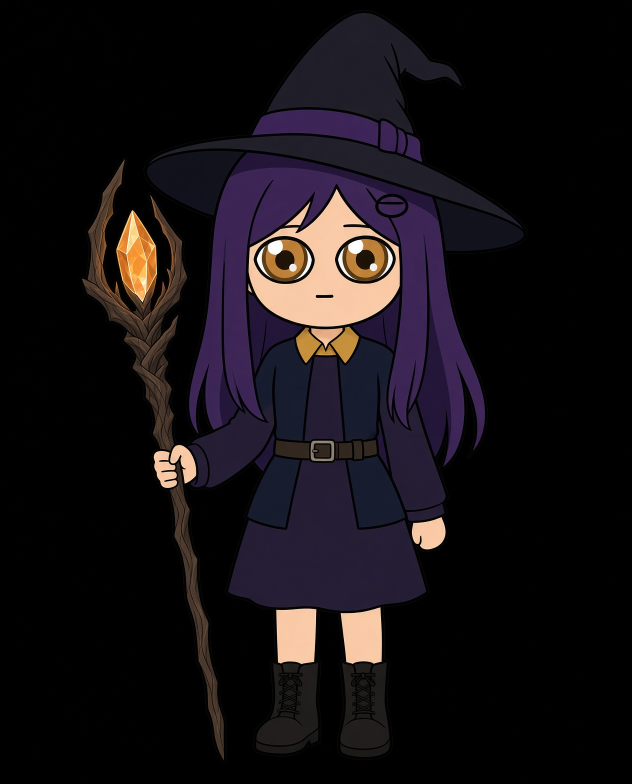
#> input picture ref/katherina/katherina_grok.jpg, 1264 x 1568 px, found by its file name (shown at 1/2 size)
$ python trace_jacket.py
#> lines starting #> are read from the running program, lines starting #| are printed output that depends on the picture; after the words box and inside, x2 and y2 are one past the last pixel; in counts of white or black regions, pixels touching at a corner belong together
### .claude/skills/trace-reference/trace_lib.py
"""Reusable pieces of the reference-tracing pipeline.

Generalized out of `harness/trace/trace.py`, `contour.py`, `fit.py`, and
`emit.py`, which hardcoded one reference (`ref/satoshi-real.jpg`) and one
calibration. This module takes the reference path and the calibration as
arguments instead, so it works for any new part (a hat, a prop, a new
hairstyle) without copy-pasting the pipeline again.

The method, in one paragraph: pick two unambiguous points on the reference
to fix a coordinate system in head-radius units (origin + scale), same units
`character.py` already draws in. Threshold the reference into ink/not-ink.
Walk a scan (radial from an anchor, or column-by-column, whichever suits the
shape) to measure how far the ink reaches at each step: that is the raw
silhouette, in the SAME units the shape code uses, so porting it is pasting
numbers, not a fitting problem. Simplify the raw scan to a handful of marks
(Douglas-Peucker), least-squares fit one quadratic control point per segment
between consecutive marks, and emit the result as `Point`/`Segment` literals
ready to paste into a `_part_name()` function.

Nothing here calls an image model or touches the network. It is pixel
thresholding and curve fitting, the same kind of code `contour.py` already
shipped; this module just stops assuming one reference file.
"""

from __future__ import annotations

import math

import numpy as np
from PIL import Image


# [116 lines left out: functions load_ink, calibrate_two_points, radial_profile, column_profile, not called in this run]


def _polar(deg: float, r: float) -> tuple[float, float]:
    a = math.radians(deg)
    return (math.sin(a) * r, -math.cos(a) * r)


def simplify(points: list[tuple[float, float]], tol: float) -> list[int]:
    """Douglas-Peucker on an xy point list; returns kept INDICES.

    Keeps whatever sits furthest from the chord between the current
    endpoints, recursively, which is exactly what a tip or a notch is, unlike
    thinning by local prominence (tried first in `fit.py`'s own history,
    silently ate a whole sawtooth of real detail on Satoshi's crop; see that
    module's docstring). `tol` is in the same units as `points` (head radii,
    if that is what was passed in): start around 0.03-0.07 and look at the
    result, this project has never picked it analytically.
    """

    def rec(lo: int, hi: int) -> list[int]:
        if hi - lo < 2:
            return [lo]
        ax, ay = points[lo]
        bx, by = points[hi]
        dx, dy = bx - ax, by - ay
        n = math.hypot(dx, dy) or 1e-9
        worst, at = -1.0, lo
        for i in range(lo + 1, hi):
            px, py = points[i]
            dist = abs(dx * (ay - py) - (ax - px) * dy) / n
            if dist > worst:
                worst, at = dist, i
        if worst <= tol:
            return [lo]
        return rec(lo, at) + rec(at, hi)

    return [*rec(0, len(points) - 1), len(points) - 1]


def fit_chain(
    xy_points: list[tuple[float, float]], mark_indices: list[int]
) -> tuple[tuple[float, float], list[tuple[tuple[float, float], tuple[float, float]]]]:
    """One least-squares quadratic control point per segment between marks.

    Endpoints pinned to the marked points (exact, not fitted); the single
    free control point per segment is a linear least-squares problem, solved
    directly rather than by search. Placing the control at the segment's own
    midpoint (the obvious first guess) bulges every edge outside the true
    contour; see `fit.py`'s docstring for why that failed here before.
    Returns `(start, segments)` in this project's own `Point`/`Segment`
    shape, ready for `emit_chain` or for `character.py` directly.
    """
    marks = [xy_points[i] for i in mark_indices]
    start = marks[0]
    segs = []
    for j in range(len(marks) - 1):
        p0, p2 = marks[j], marks[j + 1]
        lo, hi = mark_indices[j], mark_indices[j + 1]
        between = xy_points[lo + 1 : hi]
        if not between:
            mid = ((p0[0] + p2[0]) / 2, (p0[1] + p2[1]) / 2)
            segs.append((mid, p2))
            continue
        num = np.zeros(2)
        den = 0.0
        n = len(between) + 1
        for k, (px, py) in enumerate(between, start=1):
            t = k / n
            w = 2 * (1 - t) * t
            q = np.array((px, py))
            res = q - (1 - t) ** 2 * np.array(p0) - t**2 * np.array(p2)
            num += w * res
            den += w * w
        c = (num / den) if den > 1e-9 else (np.array(p0) + np.array(p2)) / 2
        segs.append(((float(c[0]), float(c[1])), p2))
    return start, segs


def boundary(mask: np.ndarray) -> list[tuple[int, int]]:
    """The ordered outer boundary of `mask`'s largest blob, as (x, y) pixels.

    Moore-neighbour tracing, clockwise on screen, starting from the blob's
    topmost-leftmost pixel. A radial or column scan can only describe a shape
    that is a single-valued function of angle or of x; a brim seen from below,
    a crown whose tip curls back over itself, or a crescent-shaped patch is
    not, and needs its contour walked instead. Isolate the object first (a
    connected-component label of the non-outline fill, grown back by half an
    outline width so the boundary lands on the stroke's centre line): tracing
    a threshold of a composite image walks whatever touches the object too.
    """
    m = np.pad(mask.astype(bool), 1)
    labels, n = _label(m)
    if n > 1:
        sizes = np.bincount(labels.ravel())
        sizes[0] = 0
        m = labels == int(np.argmax(sizes))
    ys, xs = np.nonzero(m)
    i = int(np.lexsort((xs, ys))[0])
    start = (int(xs[i]), int(ys[i]))
    # neighbours clockwise on screen (y down), starting west
    nbrs = [(-1, 0), (-1, -1), (0, -1), (1, -1), (1, 0), (1, 1), (0, 1), (-1, 1)]
    out = [start]
    cur, back = start, 0  # we entered `start` scanning from the west
    for _ in range(4 * m.size):
        for k in range(8):
            d = (back + k) % 8
            nx, ny = cur[0] + nbrs[d][0], cur[1] + nbrs[d][1]
            if m[ny, nx]:
                # next search starts from the neighbour just before this one
                back = (d + 5) % 8
                cur = (nx, ny)
                break
        else:
            break  # isolated pixel
        if cur == start:
            break
        out.append(cur)
    return [(x - 1, y - 1) for x, y in out]


def _label(m: np.ndarray) -> tuple[np.ndarray, int]:
    from scipy import ndimage

    return ndimage.label(m)


def fit_closed(
    points: list[tuple[float, float]], tol: float
) -> tuple[tuple[float, float], list[tuple[tuple[float, float], tuple[float, float]]]]:
    """`simplify` + `fit_chain` for a closed contour (the output of `boundary`).

    Douglas-Peucker needs two distinct endpoints, and a closed loop's first
    and last point are the same one, so the loop is opened at its most
    distant pair: starting at the point farthest from the centroid (a tip,
    which should be a mark anyway) and splitting again at the point farthest
    from that. Each half is simplified on its own and the marks rejoined.
    """
    xy = np.asarray(points, dtype=float)
    c = xy.mean(0)
    s = int(np.argmax(((xy - c) ** 2).sum(1)))
    loop = [*points[s:], *points[:s], points[s]]
    far = int(np.argmax(((np.asarray(loop) - loop[0]) ** 2).sum(1)))
    first = simplify(loop[: far + 1], tol)
    second = [far + i for i in simplify(loop[far:], tol)]
    marks = sorted(set(first) | set(second))
    return fit_chain(loop, marks)


def sample_chain(
    start: tuple[float, float],
    segs: list[tuple[tuple[float, float], tuple[float, float]]],
    per_segment: int = 12,
) -> list[tuple[float, float]]:
    """Points along a fitted chain, for drawing it back over the reference."""
    out = [start]
    p0 = start
    for c, p2 in segs:
        for k in range(1, per_segment + 1):
            t = k / per_segment
            out.append(
                (
                    (1 - t) ** 2 * p0[0] + 2 * (1 - t) * t * c[0] + t**2 * p2[0],
                    (1 - t) ** 2 * p0[1] + 2 * (1 - t) * t * c[1] + t**2 * p2[1],
                )
            )
        p0 = p2
    return out


# [15 lines left out: function emit_chain, not called in this run]

### harness/clothes/trace_jacket.py
"""Trace the jacket's body (not its sleeves) off katherina_grok.jpg.

    ./harness/run.sh harness/clothes/trace_jacket.py

Each side of the jacket is one piece: the navy upper panel, carried down under
the belt into the lower panel that flares from it. What hides it, and how each
hidden stretch is carried:

- The sleeves share components 179/180 with the upper panels, with no outline
  between; they are purple where the panels are navy, so each pixel is split by
  hue (red above green is the sleeve's purple). The sleeves are C4's.
- The hair covers the upper panels' outer edges from the shoulder to the
  armpit. The panel there is the convex hull of its own visible navy, which
  carries the shoulder line and the side seam straight across the hair; any
  body a cut is worn on puts its own hair over that stretch too.
- The belt covers the join. Its rows are bridged edge to edge, measured just
  above and just below it (the staff's shaft behind the fist, again).

The seam lines are the outline-dark ink inside each upper panel's hull, away
from its boundary: where the sleeve's back meets the body.

Writes `out/clothes/jacket.json` (left piece, right piece, seam lines) and
`out/clothes/jacket_overlay.png`.
"""

from __future__ import annotations

import json
import sys
from pathlib import Path

import numpy as np
from PIL import Image, ImageDraw
from scipy import ndimage as ndi
from scipy.spatial import ConvexHull

sys.path.insert(0, str(Path(__file__).resolve().parents[2] / ".claude/skills/trace-reference"))
import trace_lib as tl  # noqa: E402

REF = Path(__file__).resolve().parents[2] / "ref-local/katherina_grok/katherina_grok.jpg"
OX, OY, SC = 650.0, 481.0, 173.7
OUT = Path("out/clothes")

rgb = np.asarray(Image.open(REF).convert("RGB")).astype(int)
r, g, b = rgb[..., 0], rgb[..., 1], rgb[..., 2]
s = rgb.sum(2)
lab, _ = ndi.label(s > 60)
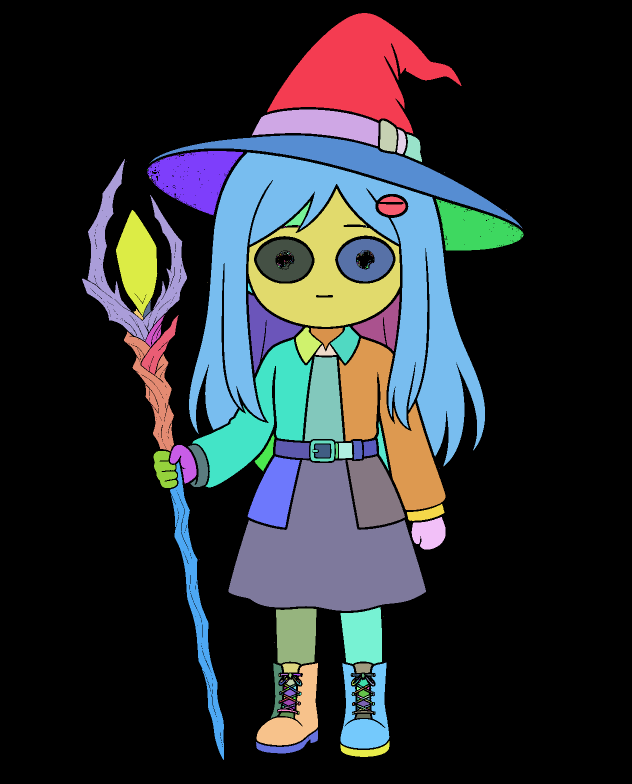
#> lab: shape (1568, 1264) int32 (shown at 1/2 size); 352 distinct labels, from 0 to 351; one colour per label, 0 black
disk = ndi.generate_binary_structure(2, 1)
ROWS = np.arange(s.shape[0])[:, None]
#> ROWS = 1568 values from 0 to 1567
COLS = np.arange(s.shape[1])[None, :]

BELT_TOP, BELT_BOT = 878, 925  # rows the belt covers, with its outline


def hull_mask(m: np.ndarray) -> np.ndarray:
    ys, xs = np.nonzero(m)
    h = ConvexHull(np.column_stack([xs, ys]))
    inside = np.ones(m.shape, bool)
    for a, bb, c in h.equations:
        inside &= a * COLS + bb * ROWS + c <= 0.5
    return inside


def edges(m: np.ndarray, rows: range) -> np.ndarray:
    out = []
    for y in rows:
        xs = np.nonzero(m[y])[0]
        if len(xs):
            out.append((xs.min(), xs.max()))
    return np.mean(out, axis=0)


result = {}
over = Image.fromarray(np.clip(rgb * 3.0, 0, 255).astype("uint8"))
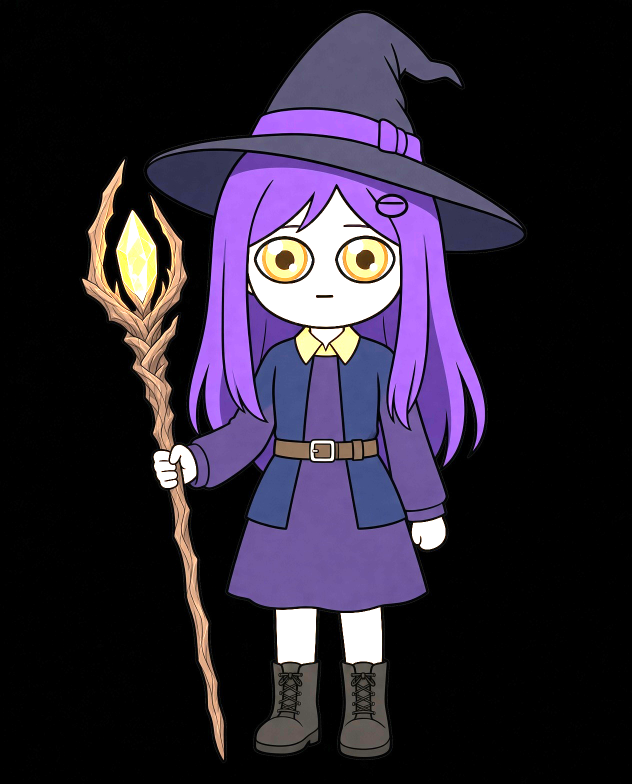
#> over: PIL image 1264x1568 RGB (shown at 1/2 size); mean R, G, B 43.4, 35.9, 50.9
d = ImageDraw.Draw(over)
for side, upper_id, lower_id in (("left", 180, 203), ("right", 179, 202)):
    comp = lab == upper_id
    navy = comp & ~(r > g + 3)
    navy = ndi.binary_opening(navy, disk, 2)
    navy &= ROWS < BELT_TOP  # the panel above the belt only
    # the sleeve's purple can leave navy specks out along the arm; keep the
    # panel's own blob
    nl, _ = ndi.label(navy)
    sizes = np.bincount(nl.ravel())
    sizes[0] = 0
    navy = nl == np.argmax(sizes)
    upper = hull_mask(navy) & (ROWS < BELT_TOP + 2)
    lower = ndi.binary_fill_holes(lab == lower_id)
    a0 = edges(upper, range(BELT_TOP - 10, BELT_TOP))
    b0 = edges(lower, range(BELT_BOT + 2, BELT_BOT + 12))
    bridge = np.zeros(s.shape, bool)
    y0, y1 = BELT_TOP - 4, BELT_BOT + 6
    for y in range(y0, y1):
        t = (y - y0) / (y1 - y0)
        lo, hi = (1 - t) * a0 + t * b0
        bridge[y, round(lo) : round(hi) + 1] = True
    piece = upper | bridge | lower
    piece = ndi.binary_fill_holes(ndi.binary_erosion(ndi.binary_dilation(piece, disk, 3), disk, 3))
    piece = ndi.binary_dilation(piece, disk, 3)
    pts = [((x - OX) / SC, (y - OY) / SC) for x, y in tl.boundary(piece)]
    start, segs = tl.fit_closed(pts, 0.010)
    result[side] = {"start": start, "segs": segs}
    d.line([(OX + x * SC, OY + y * SC) for x, y in tl.sample_chain(start, segs, 10)], fill="#00ff66", width=2)
    print(side, "segments", len(segs), "navy px", int(navy.sum()))

    # seam line: dark ink inside the upper hull, well away from its boundary
    inner = ndi.binary_erosion(upper, disk, 8)
    ink = inner & (s <= 60) & ~ndi.binary_dilation(lab == 8, disk, 4)
    il, n = ndi.label(ink, structure=np.ones((3, 3)))
    lines = []
    for i in range(1, n + 1):
        ys, xs = np.nonzero(il == i)
        # The collar's own outline runs inside the hull's top corner; the
        # seams are the long vertical strokes below it.
        if len(xs) < 60 or ys.mean() < 730:
            continue
        pts2 = np.column_stack([xs, ys]).astype(float)
        mu = pts2.mean(0)
        u = np.linalg.svd(pts2 - mu, full_matrices=False)[2][0]
        order = np.argsort((pts2 - mu) @ u)
        bins = np.array_split(order, 6)
        cl = [pts2[order[0]], *[pts2[bb].mean(0) for bb in bins if len(bb)], pts2[order[-1]]]
        h = [((x - OX) / SC, (y - OY) / SC) for x, y in cl]
        st, sg = tl.fit_chain(h, [0, len(h) // 2, len(h) - 1])
        lines.append({"start": st, "segs": sg, "px": len(xs)})
        d.line([(OX + x * SC, OY + y * SC) for x, y in tl.sample_chain(st, sg, 10)], fill="#ff2255", width=2)
    result[side + "_lines"] = lines
    print(side, "seam lines", [ln["px"] for ln in lines])
#> this loop made 2 passes
#> (a0, b0, n, c in fit_closed) on pass 1: ([554.1, 604.6], [538, 596], 2, [-0.507, 2.26])
#> (a0, b0, n, c in fit_closed) on pass 2: ([690.5, 747.5], [697, 765.4], 2, [0.499, 2.26])
#| left segments 18 navy px 14297
#| right segments 16 navy px 14725
#> pass 1, `comp = lab == upper_id`:
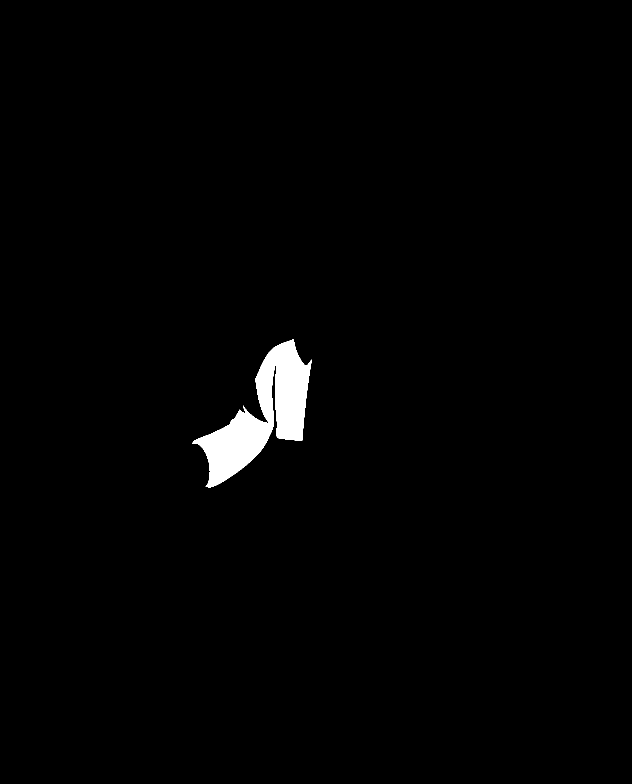
#> comp: shape (1568, 1264) bool (shown at 1/2 size); 1.4% white; 1 white region, box (x1, y1, x2, y2) and area: (384, 678, 624, 975) 27250
#> after the loop: bridge: shape (1568, 1264) bool; 0.18% white; 1 white region, box (x1, y1, x2, y2) and area: (690, 874, 766, 931) 3625
#> after the loop: ink: shape (1568, 1264) bool; 0.03% white; 2 white regions, box (x1, y1, x2, y2) and area: (753, 744, 761, 834) 375, (686, 692, 717, 731) 195
#> after the loop:
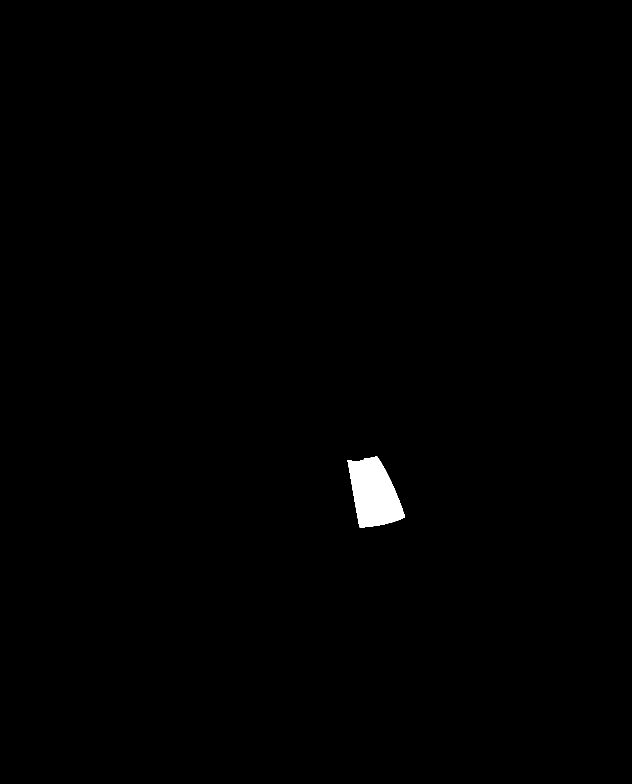
#> lower: shape (1568, 1264) bool (shown at 1/2 size); 0.55% white; 1 white region, box (x1, y1, x2, y2) and area: (695, 912, 810, 1055) 10857
#> after the loop:
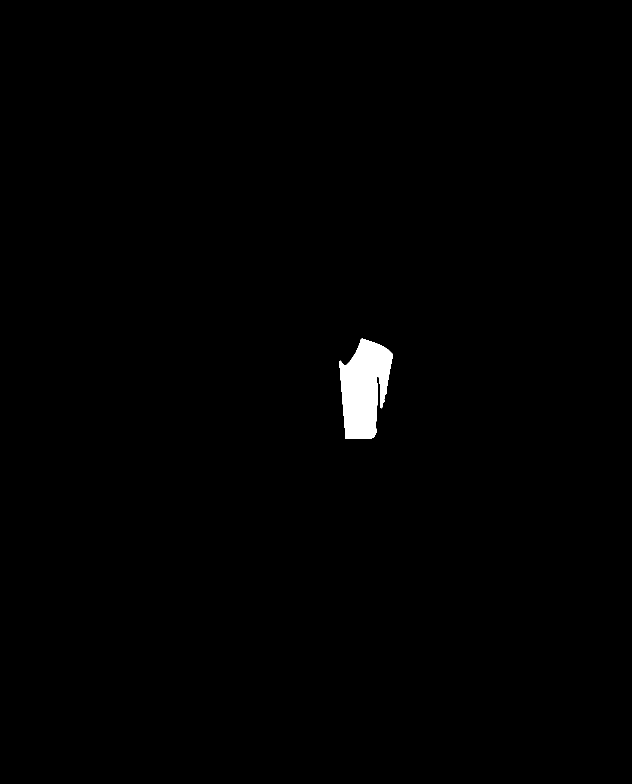
#> navy: shape (1568, 1264) bool (shown at 1/2 size); 0.74% white; 1 white region, box (x1, y1, x2, y2) and area: (678, 677, 786, 878) 14725
#> after the loop:
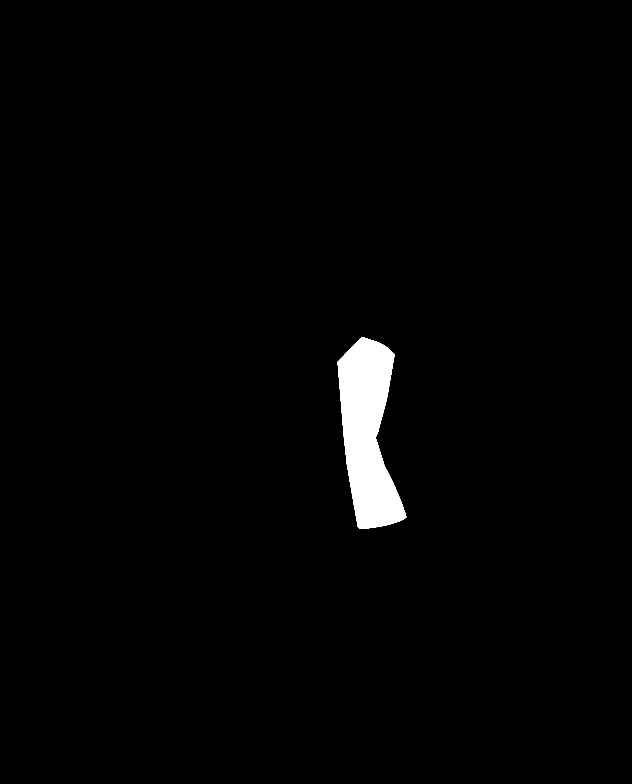
#> piece: shape (1568, 1264) bool (shown at 1/2 size); 1.6% white; 1 white region, box (x1, y1, x2, y2) and area: (675, 674, 813, 1058) 32261
#> after the loop: upper: shape (1568, 1264) bool; 0.82% white; 1 white region, box (x1, y1, x2, y2) and area: (678, 677, 786, 878) 16245
#> after the loop, result = 4 items

json.dump(result, open(OUT / "jacket.json", "w"), indent=1)
over.crop((360, 640, 940, 1080)).resize((1160, 880)).save(OUT / "jacket_overlay.png")
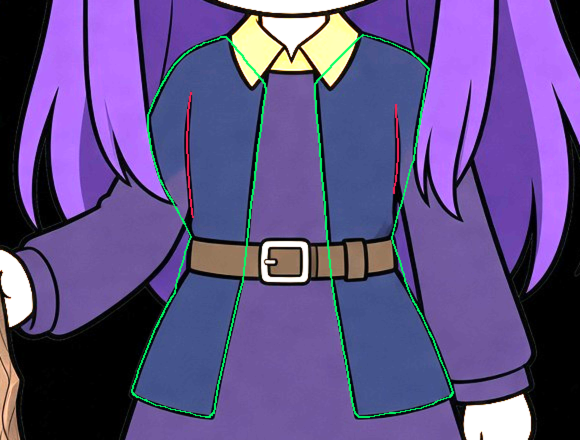
#> saved as jacket_overlay.png: PIL image 1160x880 RGB (shown at 1/2 size); mean R, G, B 95.9, 80.9, 135.4
